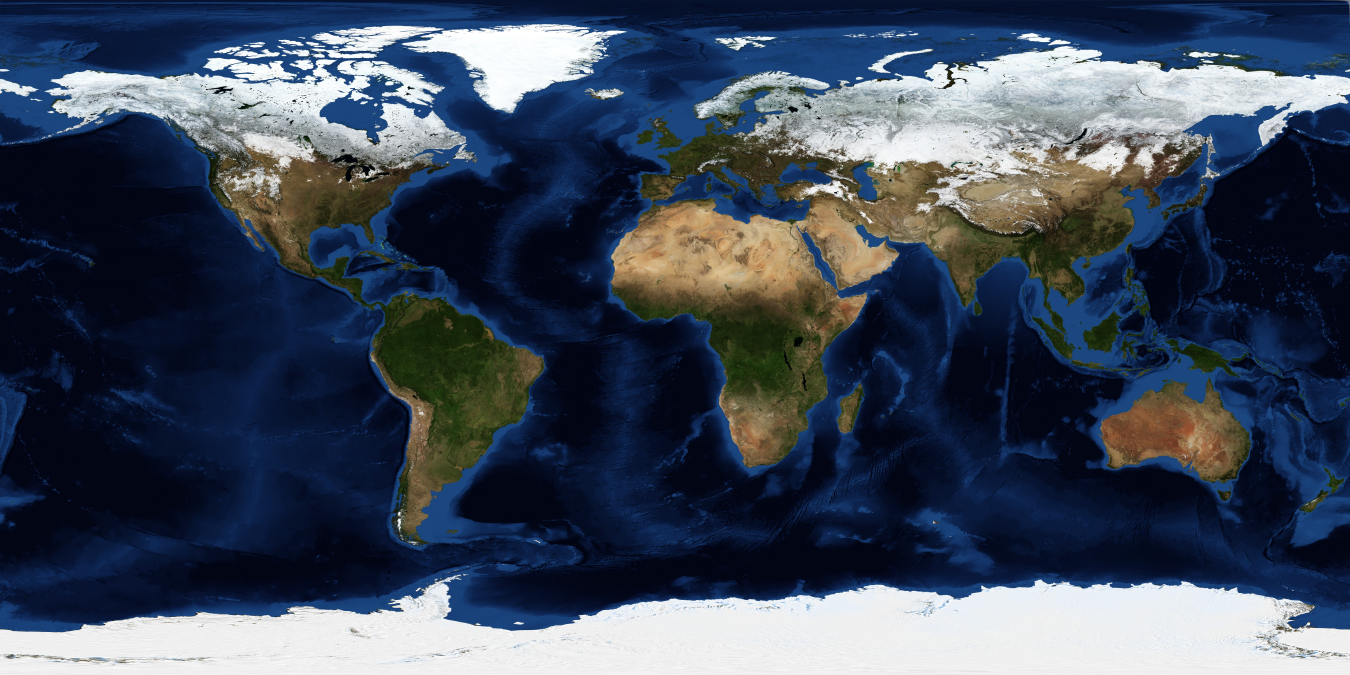
#> input picture assets/maps/bluemarble.jpg, 5400 x 2700 px (shown at 1/4 size)
$ python -i silhouette.py   (imports and definitions only)
#> lines starting #> are read from the running program, lines starting #| are printed output that depends on the picture
### tools/common.py
"""
Shared paths and settings for every tool.

Loads .env once, points TMP_DIR somewhere writable (.tmp/ locally, /tmp on Vercel,
where the project folder is read-only) and reads (and edits, comments kept) the YAML files in config/.

redact() hides secrets in text before it's shown, saved, printed or sent: a failed web request's
error names its whole address, and some services take their key in it (Instagram's access_token,
a key in a web address, Telegram's bot token), so one network error put a token into the dashboard, the
database, a Telegram message and the morning run's log, which is public on GitHub (found 2026-10-27).
"""

import os
import re
import sys
import tempfile
from pathlib import Path

import yaml
from dotenv import load_dotenv

ROOT = Path(__file__).resolve().parent.parent
CONFIG_DIR = ROOT / "config"
ASSETS_DIR = ROOT / "assets"

ON_VERCEL = bool(os.getenv("VERCEL"))
TMP_DIR = Path(tempfile.gettempdir()) / "ezzy" if ON_VERCEL else ROOT / ".tmp"

load_dotenv(ROOT / ".env")

# Titles and messages contain emoji; don't crash when a Windows console can't show them.
for _stream in (sys.stdout, sys.stderr):
    if hasattr(_stream, "reconfigure"):
        _stream.reconfigure(errors="replace")


# [7 lines left out: function env, not called in this run]


def is_true(name: str) -> bool:
    return (os.getenv(name) or "").strip().lower() in {"1", "true", "yes", "on"}


SECRET_NAMES = re.compile(r"KEY|TOKEN|SECRET|PASSWORD|DATABASE_URL|POSTGRES_URL", re.I)
SECRET_PARAMS = re.compile(r"(?i)([?&](?:access_token|input_token|fb_exchange_token|client_secret|refresh_token|key|"
                           r"token|upload_id)=)[^&\s'\"<>]+")
BOT_PATH = re.compile(r"/bot\d+:[A-Za-z0-9_-]+")
_made_secrets: set[str] = set()  # secrets made while running (keep_secret)


def keep_secret(value: str) -> None:
    """A secret made while running, not kept in the environment (YouTube's hourly access token): redact() hides it
    too, and so do GitHub's run logs (public for a public repository)."""
    if value and len(value) >= 8 and value not in _made_secrets:
        _made_secrets.add(value)
        if os.getenv("GITHUB_ACTIONS") == "true":
            print(f"::add-mask::{value}", flush=True)


def _hide_database_parts() -> None:
    """The database address's own parts (its password, user and host) hidden like secrets too: redact() hides the whole
    address, but an error from the database names its host and user without it (2026-11-19 audit)."""
    from urllib.parse import urlsplit

    for name in ("DATABASE_URL", "POSTGRES_URL", "NEON_DATABASE_URL"):
        try:
            parts = urlsplit(os.getenv(name) or "")
            for part in (parts.password, parts.username, parts.hostname):
                keep_secret(part or "")
        except ValueError:  # (not an address: redact() still hides it whole)
            continue


_hide_database_parts()


# [31 lines left out: functions redact, hide_secrets_in_crashes, not called in this run]


def load_config(name: str = "channel") -> dict:
    with open(CONFIG_DIR / f"{name}.yaml", encoding="utf-8") as f:
        return yaml.safe_load(f) or {}


# [37 lines left out: functions update_config, background_priority, tmp_path, not called in this run]

### tools/silhouette.py
"""
The silhouette look's drawing engine (the owner's own look description, 2026-11-15: prompts/look_silhouette.txt.enc, word for
word; reference GIF .tmp/reference/style_reference.gif, never in git). Everything is drawn in code: no AI pictures, so the
cloud needs no GPU and nothing is counted against a free allowance.

  - World and camera: a set is drawn in world units. A Camera puts a world point at the middle of the frame, zoomed; each
    layer has a depth (0 = the sky, far away; 1 = the desk; >1 = in front of the lens), and the camera's push and pan move
    a layer in proportion to it, so the front leaves slide fastest and the sky barely moves.
  - Layers: premultiplied RGBA in float (0-1). A static layer is drawn once at the camera's resting view (with a margin) and
    warped each frame; a dynamic one (the figure, the clock, the dust) is drawn every frame. Light layers are added on top
    (the lamp's cone, the sun's bloom, the laptop's glow), never painted over.
  - Shapes: anti-aliased polygons (OpenCV's fillPoly at 1/16 px), filled flat, with a gradient, or soft-edged (a blurred
    mask). No outlines anywhere (the look's rule): shapes stay flat, light does the mood.
  - The figure, as drawn here: a large black disc for a head on a narrow neck, thin legs, and a flat-coloured hoodie
    (some fold lines, two pale drawstrings). Its face is just the two white eyes, in several states (open, half-lidded,
    wide, closed, sad, determined). The rim light is the silhouette again in red, shifted towards the light and blurred,
    which leaves a thin bright crescent on the lit side.
  - The finish: haze and a slight blur on far layers, a strong vignette, black letterbox bars and fine film grain. A frame
    can be "still" (the last second of a scene): then the grain and the dust hold too, so nothing flickers.

The palette is the owner's: a dusky plum room (#48304F near the window to #170F1D in the corners), a sunset sky (#2F2A57,
#B3687C, #EE8F67, #FFD7A0), mauve and plum skylines with warm windows (#FFC383), the figure #08070B in a teal hoodie
(#2B6470), the rim #FF5A44, the lamp's light #FFE2B4.
"""

import math
from functools import lru_cache

import cv2
import numpy as np
from PIL import Image, ImageDraw, ImageFilter, ImageFont

from common import ASSETS_DIR
import silhouette_words as W

HAIRS, HAIR_COLORS, CLOTH_COLORS, EXTRAS = W.HAIRS, W.HAIR_COLORS, W.CLOTH_COLORS, W.EXTRAS

FPS = 24
FONTS = ASSETS_DIR / "fonts"
SUB = 16          # fillPoly's sub-pixel steps (shift 4)


def hexc(h: str) -> np.ndarray:
    h = h.lstrip("#")
    return np.array([int(h[i:i + 2], 16) for i in (0, 2, 4)], np.float32) / 255.0


PAL = {name: hexc(v) for name, v in {
    "wall_near": "#48304F", "wall_far": "#170F1D", "sky_top": "#2F2A57", "sky_rose": "#B3687C", "sky_orange": "#EE8F67",
    "sky_peach": "#FFD7A0", "far_city": "#B98597", "near_city": "#2A1830", "city_window": "#FFC383", "figure": "#08070B",
    "hoodie": "#2B6470", "rim": "#FF5A44", "lamp": "#FFE2B4", "eye": "#F4F1EA", "screen": "#9FC8FF", "label": "#FFF4E6",
    "page": "#F2ECE2", "ring": "#9A949C", "digit": "#141016", "clock_body": "#2A1C2C", "wood": "#2E2130",
    "wood_edge": "#7A6068", "frame": "#120C16", "floor": "#120C15", "shade": "#231826",
}.items()}
#> further down, picture is the input picture: shape (2700, 5400, 3); mean B, G, R 90.8, 73.7, 63.2


# --- easing --------------------------------------------------------------------------------------------------------------------
def clamp(x, a=0.0, b=1.0):
    return max(a, min(b, x))


def smooth(p):
    p = clamp(p)
    return p * p * (3 - 2 * p)


def ease_out(p, k=3.0):
    p = clamp(p)
    return 1 - (1 - p) ** k


def ease_in_out(p):
    p = clamp(p)
    return 4 * p ** 3 if p < 0.5 else 1 - (-2 * p + 2) ** 3 / 2


def back_out(p, s=1.6):
    p = clamp(p) - 1
    return 1 + (s + 1) * p ** 3 + s * p ** 2


# [4 lines left out: function spring, not called in this run]


def window(t, a, b):
    """Progress 0-1 of t through [a, b]."""
    return clamp((t - a) / max(b - a, 1e-6))


def lerp(a, b, t):
    return a + (b - a) * t


# --- shapes (world coordinates) -----------------------------------------------------------------------------------------------
def ell(cx, cy, rx, ry, n=64, a0=0.0):
    a = a0 + np.arange(n) / n * math.tau
    return np.stack([cx + np.cos(a) * rx, cy + np.sin(a) * ry], 1)


def rect(x, y, w, h):
    return np.array([[x, y], [x + w, y], [x + w, y + h], [x, y + h]], np.float64)


# [55 lines left out: functions rr, spline, tube, ik, not called in this run]


# --- the camera and a layer's view ------------------------------------------------------------------------------------------------
class View:
    """World -> pixels for one layer at one moment: p' = (p - c) * z + o."""

    def __init__(self, cx, cy, z, ox, oy):
        self.cx, self.cy, self.z, self.ox, self.oy = float(cx), float(cy), float(z), float(ox), float(oy)

    def __call__(self, pts):
        p = np.asarray(pts, np.float64)
        return np.stack([(p[..., 0] - self.cx) * self.z + self.ox, (p[..., 1] - self.cy) * self.z + self.oy], -1)

    def pt(self, x, y):
        return (x - self.cx) * self.z + self.ox, (y - self.cy) * self.z + self.oy

    # [5 lines left out: function matrix_to, not called in this run]


class Camera:
    """Where the camera looks (world centre cx, cy and zoom z) at a moment, relative to its resting framing."""

    def __init__(self, size, cx, cy, z):
        self.size = size
        self.rest = (float(cx), float(cy), float(z))

    # [13 lines left out: function view, not called in this run]


# --- drawing onto a layer ---------------------------------------------------------------------------------------------------------
class Paint:
    """Draws world shapes onto a premultiplied RGBA float layer through a view. It keeps the box it has drawn in
    (`dirty`), so a layer drawn every frame is only cleared and composited there."""

    def __init__(self, buf: np.ndarray, view: View):
        self.buf, self.v = buf, view
        self.dirty = None

    @property
    def z(self):
        return self.v.z

    def wy(self, ys):
        """Pixel rows -> world y (for gradients)."""
        return (ys - self.v.oy) / self.v.z + self.v.cy

    def wx(self, xs):
        return (xs - self.v.ox) / self.v.z + self.v.cx

    def _touch(self, x0, y0, x1, y1):
        d = self.dirty
        self.dirty = (x0, y0, x1, y1) if d is None else (min(d[0], x0), min(d[1], y0), max(d[2], x1), max(d[3], y1))

    # [77 lines left out: functions _mask, cut, sprite, poly, not called in this run]

    def circle(self, x, y, r, color, alpha=1.0, soft=0.0, add=False):
        n = int(clamp(r * self.z * 0.6, 16, 160))
        self.poly(ell(x, y, r, r, n), color, alpha, soft, add)

    # [22 lines left out: functions glow, blank, not called in this run]


MARGIN = 72  # px round a static layer, so the camera's moves never show its edge


class Static:
    """A layer drawn once, at the camera's resting view (with a margin), then moved with the camera each frame by its
    depth. Only the part with something in it is kept and warped. add: light (added to the frame, not painted over).
    margin: px round the frame drawn too (or (x, y)): more than MARGIN for a layer the camera pans across."""

    # [41 lines left out: functions __init__, composite, not called in this run]


class Dynamic:
    """A layer drawn every frame (a figure, the clock, the dust) onto a buffer the size of the frame, cleared and
    composited only where something was drawn."""

    # [4 lines left out: function __init__, not called in this run]

    def paint(self, at: tuple) -> Paint:
        return Paint(self.buf, self.cam.view(self.depth, *at))

    # [23 lines left out: functions composite, over, not called in this run]


def warp(buf: np.ndarray, M: np.ndarray, size) -> np.ndarray:
    W, H = size
    return cv2.warpAffine(buf, M, (W, H), flags=cv2.INTER_LINEAR, borderMode=cv2.BORDER_CONSTANT, borderValue=(0, 0, 0, 0))


def shifted(a: np.ndarray, dx: float, dy: float) -> np.ndarray:
    M = np.float32([[1, 0, dx], [0, 1, dy]])
    return cv2.warpAffine(a, M, (a.shape[1], a.shape[0]), flags=cv2.INTER_LINEAR, borderMode=cv2.BORDER_CONSTANT)


# [85 lines left out: functions rim, font, label_sprite, paste, not called in this run]


# --- the finish -------------------------------------------------------------------------------------------------------------------
BARS = 0.075  # each letterbox bar's height, a share of the frame's short side (the film's subtitles sit in the lower one)


class Finish:
    """Vignette, letterbox bars and fine film grain for one frame size (made once)."""

    # [18 lines left out: functions __init__, apply, not called in this run]


def bloom(frame: np.ndarray, threshold: float = 0.72, strength: float = 0.5, sigma_frac: float = 0.018) -> None:
    """Warm bloom round the brightest parts (the low sun, the lamp's bulb), in place."""
#> called with threshold = 0.72, strength = 0.5, sigma_frac = 0.018
    lum = frame.max(axis=2)
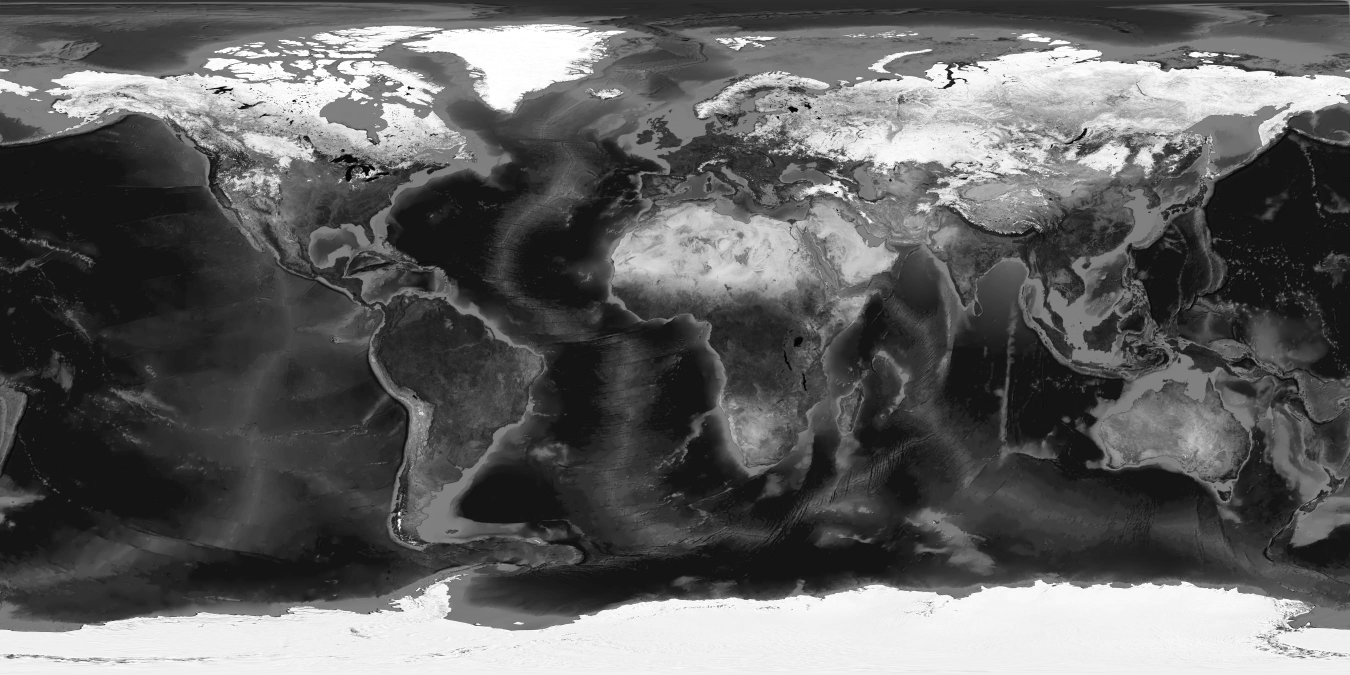
#> lum: shape (2700, 5400) (shown at 1/4 size); min 0, max 255, mean 97
    hot = np.clip(lum - threshold, 0, None)[..., None] * frame
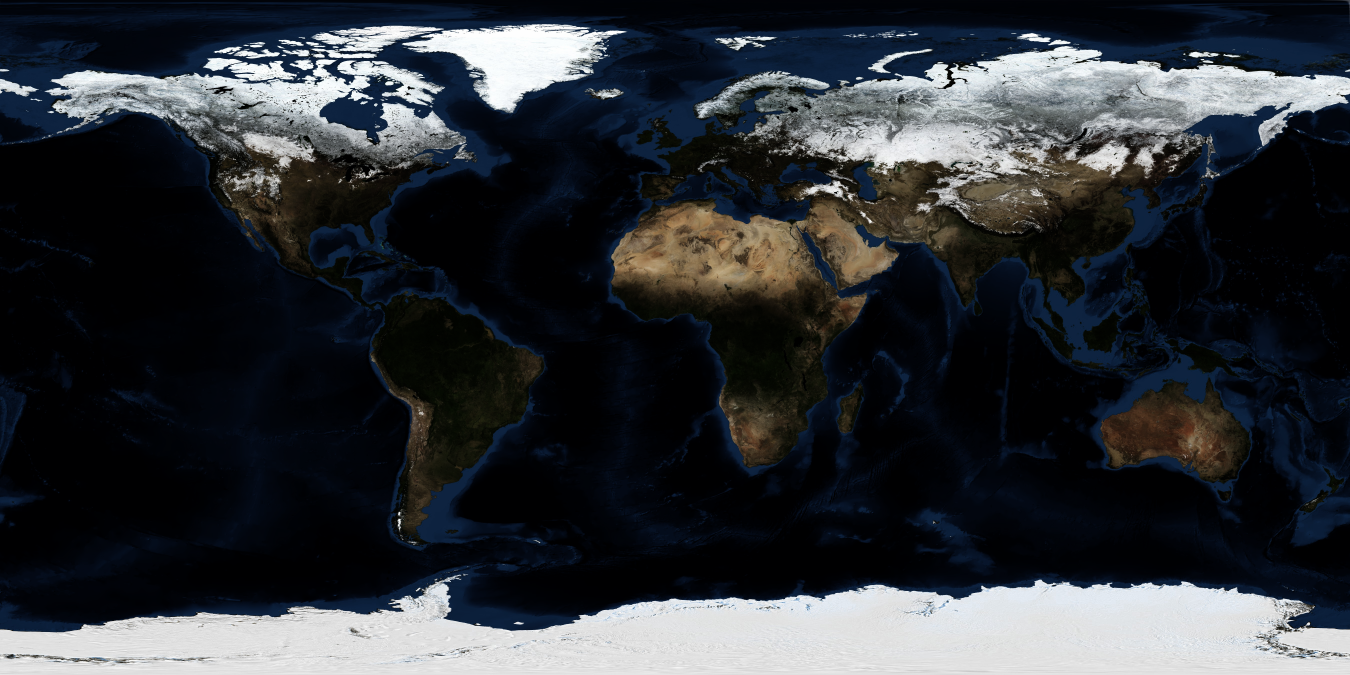
#> hot: shape (2700, 5400, 3) float64 (shown at 1/4 size); mean B, G, R 14302.6, 13125.9, 12249.1; drawn with min black and max white
    small = cv2.resize(hot, (frame.shape[1] // 4, frame.shape[0] // 4), interpolation=cv2.INTER_AREA)
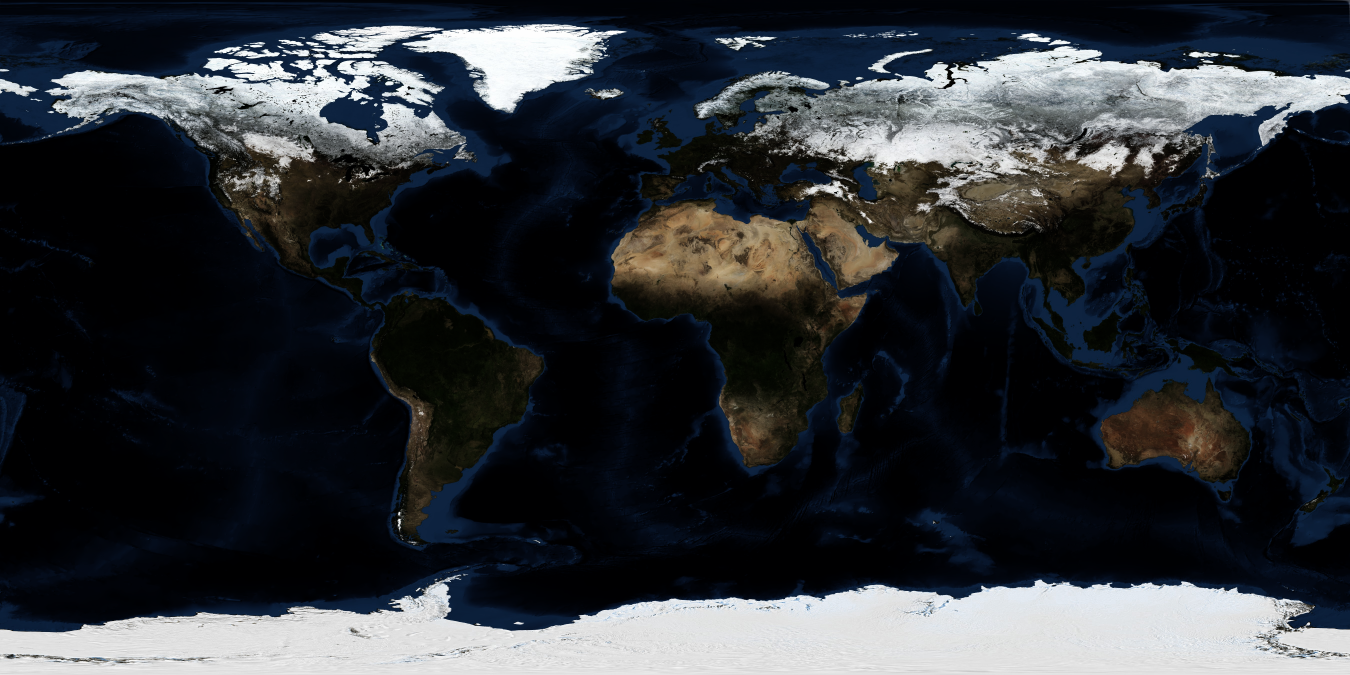
#> small: shape (675, 1350, 3) float64; mean B, G, R 14302.6, 13125.9, 12249.1; drawn with min black and max white
    small = cv2.GaussianBlur(small, (0, 0), max(1.0, frame.shape[0] * sigma_frac / 4))
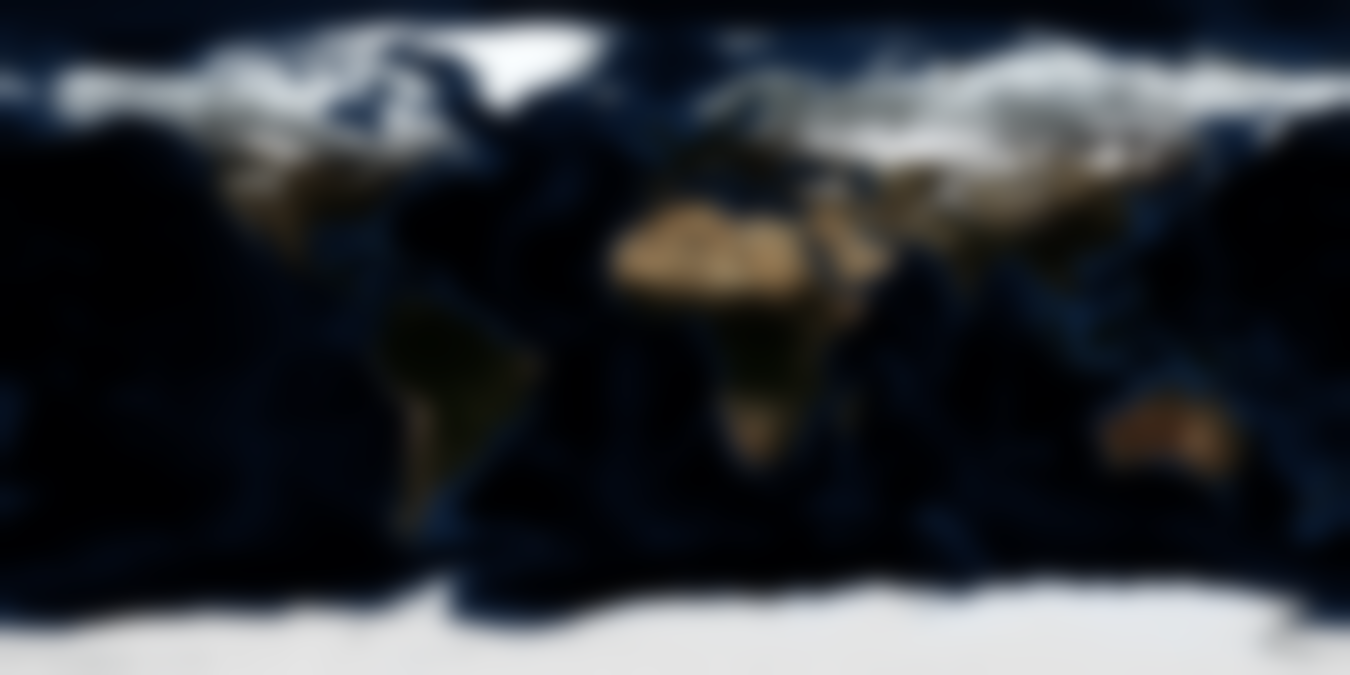
#> small: shape (675, 1350, 3) float64; mean B, G, R 14303.7, 13126.3, 12248.9; drawn with min black and max white
#> (the run stopped early here; a loop or call above may not have finished)
